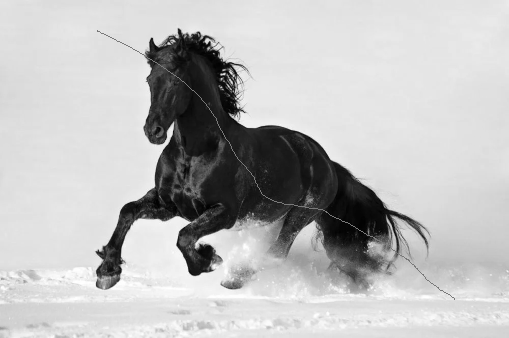
#> input picture cheval-abime2-nb.png, 509 x 338 px
$ python main.py
#> lines starting #> are read from the running program, lines starting #| are printed output that depends on the picture; after the words box and inside, x2 and y2 are one past the last pixel; in counts of white or black regions, pixels touching at a corner belong together
import numpy as np
from matplotlib import pyplot as plt
from scipy.linalg import svd
bw_image_file_path = "cheval-abime2-nb.png"
color_image_file_path = "cheval-abime2.png"
mask_file_path = "cheval-abime2-mask.png"

def read_image(file_path):
#> called with file_path = 'cheval-abime2-nb.png'
    image = plt.imread(file_path)
#> image is the input picture: shape (338, 509) float32; min 0.00392, max 1, mean 0.735
#> call 2 of read_image, with file_path = 'cheval-abime2.png'
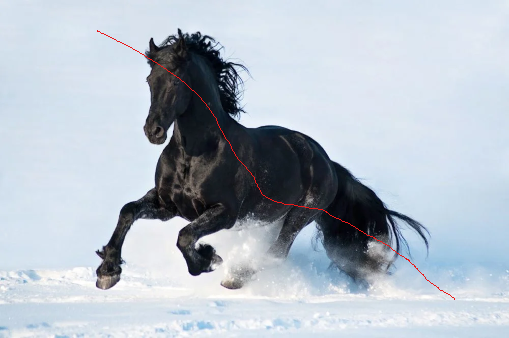
#> input picture cheval-abime2.png, 509 x 338 px
#> in read_image, image is the input picture: shape (338, 509, 3) float32; mean R, G, B 0.703, 0.74, 0.781
#> call 3 of read_image, with file_path = 'cheval-abime2-mask.png'
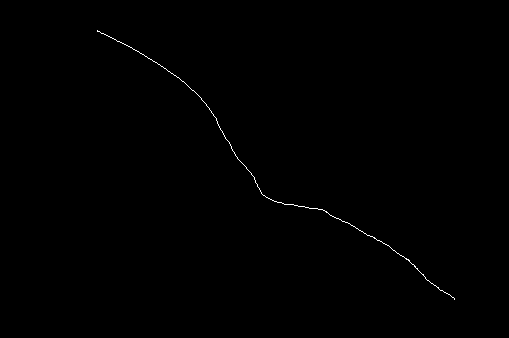
#> input picture cheval-abime2-mask.png, 509 x 338 px
#> in read_image (call 3), `image = plt.imread(file_path)`: image: shape (338, 509) float32; values 0 (black) and 1 (white), 0.24% white in thin lines or dots, all inside (x1, y1, x2, y2) = (97, 30, 455, 300)
    return image

def restore_image(image, mask, rank):
#> called with rank = 50
    U, sigma, Vt = svd(image)
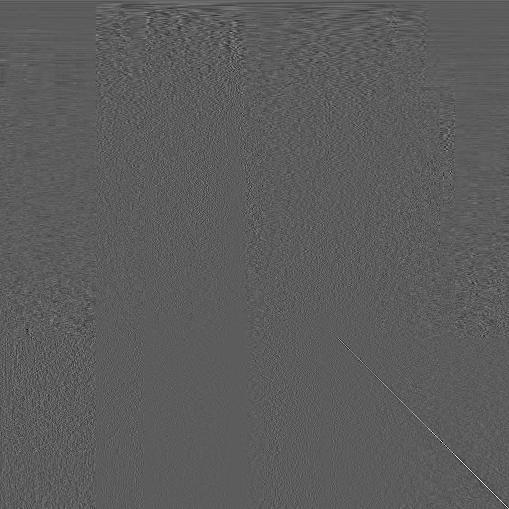
#> Vt: shape (509, 509) float32; min -0.428, max 0.75, mean 0.000113; drawn with min black and max white
#> sigma = 338 values, max 314 at index 0, min 0.00405 at index 337, mean 2.44
    U_k = U[:, :rank]
    sigma_k = np.diag(sigma[:rank])
    Vt_k = Vt[:rank, :]
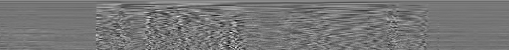
#> Vt_k: shape (50, 509) float32; min -0.289, max 0.334, mean 0.00115; drawn with min black and max white
    image_restored = U_k @ sigma_k @ Vt_k
    return np.where(mask, image_restored, image)

bw_image_file_path = "cheval-abime2-nb.png"
color_image_file_path = "cheval-abime2.png"
mask_file_path = "cheval-abime2-mask.png"

bw_image = read_image(bw_image_file_path)
color_image = read_image(color_image_file_path)
mask = read_image(mask_file_path)

mask = (mask > 0)

rank = 50

bw_image_restored = restore_image(bw_image, mask, rank)

color_image_restored = np.zeros_like(color_image)
for channel in range(3):
    color_image_restored[:, :, channel] = restore_image(color_image[:, :, channel], mask, rank)
#> this loop made 3 passes
#> pass 1, in restore_image (call 2), `U, sigma, Vt = svd(image)`:
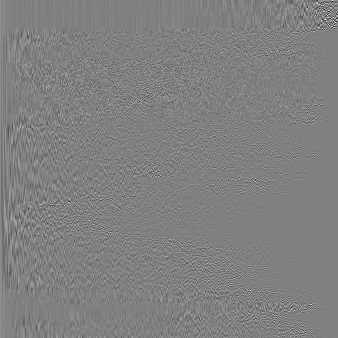
#> U: shape (338, 338) float32; min -0.6, max 0.591, mean 0.000119; drawn with min black and max white
#> pass 1, in restore_image (call 2), `U, sigma, Vt = svd(image)`:
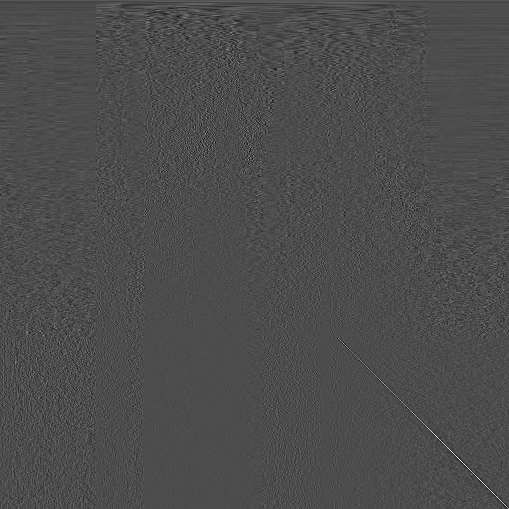
#> Vt: shape (509, 509) float32; min -0.345, max 0.801, mean 0.000113; drawn with min black and max white
#> pass 1, in restore_image (call 2), `U_k = U[:, :rank]`:
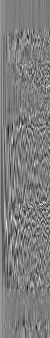
#> U_k: shape (338, 50) float32; min -0.287, max 0.294, mean 0.000793; drawn with min black and max white

plt.figure()
plt.imshow(bw_image, cmap="gray")
plt.title("Original Black and White Image")
plt.figure()
plt.imshow(bw_image_restored, cmap="gray")
plt.title("Restored Black and White Image")

plt.figure()
plt.imshow(color_image)
plt.title("Original Color Image")
plt.figure()
plt.imshow(color_image_restored)
plt.title("Restored Color Image")

plt.show()
